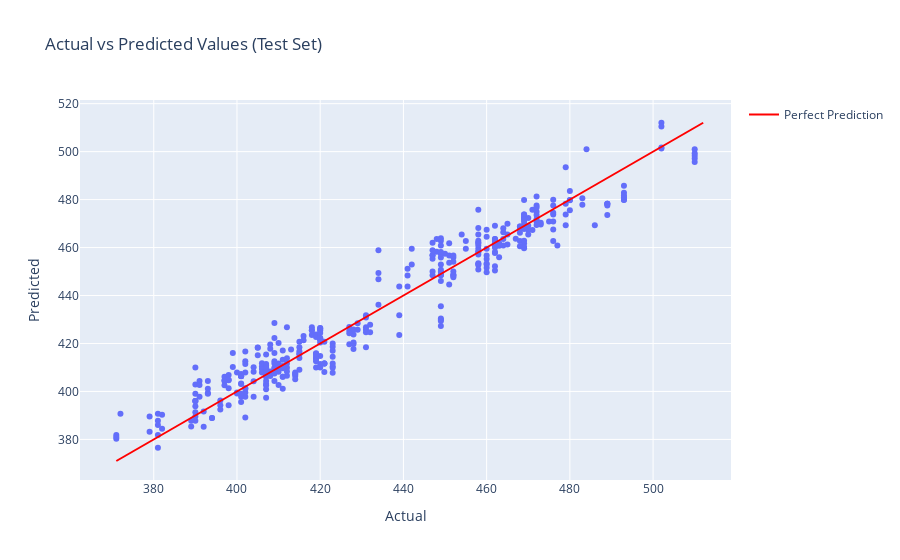

The notebook cell this image was saved under:
### Code cell
### met de one-hot-encoded dataset en de effect coding en andere parameters

from sklearn.neural_network import MLPRegressor
from sklearn.metrics import mean_squared_error, r2_score
import plotly.express as px
import plotly.graph_objects as go
from sklearn.preprocessing import StandardScaler

continuous_features = ['500_split']
binary_features = [col for col in X_train.columns if col not in continuous_features]

### scaling the data
scaler = StandardScaler()
X_train_cont = scaler.fit_transform(X_train[continuous_features])
X_val_cont = scaler.transform(X_val[continuous_features])
X_test_cont = scaler.transform(X_test[continuous_features])

### effect coding
X_train_bin = X_train[binary_features].replace({0: -1, 1: 1}).values
X_val_bin = X_val[binary_features].replace({0: -1, 1: 1}).values
X_test_bin = X_test[binary_features].replace({0: -1, 1: 1}).values

X_train_processed = np.hstack((X_train_cont, X_train_bin))
X_val_processed = np.hstack((X_val_cont, X_val_bin))
X_test_processed = np.hstack((X_test_cont, X_test_bin))

### defining the network
model = MLPRegressor(
    hidden_layer_sizes=(64, 32),
    activation='relu',
    alpha=0.001,
    learning_rate_init=0.001,
    max_iter=2000,
    batch_size=32,
    solver='adam',
    random_state=42
)

model.fit(X_train_processed, y_train)

y_val_pred = model.predict(X_val_processed)
r2_val = r2_score(y_val, y_val_pred)
mse_val = mean_squared_error(y_val, y_val_pred)

print(f"Validation MSE: {mse_val:.3f}")
print(f"Validation R^2: {r2_val:.3f}")

y_test_pred = model.predict(X_test_processed)
r2_test = r2_score(y_test, y_test_pred)
mse_test = mean_squared_error(y_test, y_test_pred)

print(f"Test MSE: {mse_test:.3f}")
print(f"Test R^2: {r2_test:.3f}")

results = pd.DataFrame({
    'Actual 2k tijd': y_test,
    'Predicted 2k tijd': y_test_pred,
    'Difference': y_test - y_test_pred
})
print(results.head(10)) 


### plotting the actual vs predicted values
data = pd.DataFrame({'Actual': y_test, 'Predicted': y_test_pred})
fig = px.scatter(data, x='Actual', y='Predicted', title="Actual vs Predicted Values (Test Set)")
min_val = min(data['Actual'].min(), data['Predicted'].min())
max_val = max(data['Actual'].max(), data['Predicted'].max())
fig.add_trace(go.Scatter(x=[min_val, max_val], y=[min_val, max_val], mode='lines', 
                         name='Perfect Prediction', line=dict(color='red')))
fig.show()

### Figure 1 — Plotly figure (JSON) as saved in the notebook; plotly's stock layout.template omitted (floating-point values rounded to 4 significant figures; data arrays with more than 128 entries replaced by an {"elided": "..."} marker saying what was removed)
{"data": [{"hovertemplate": "Actual=%{x}<br>Predicted=%{y}<extra></extra>", "legendgroup": "", "marker": {"color": "#636efa", "symbol": "circle"}, "mode": "markers", "name": "", "orientation": "v", "showlegend": false, "type": "scatter", "x": {"elided": "391 int values"}, "xaxis": "x", "y": {"elided": "391 float values"}, "yaxis": "y"}, {"line": {"color": "red"}, "mode": "lines", "name": "Perfect Prediction", "type": "scatter", "x": [371, 512.0], "y": [371, 512.0]}], "layout": {"legend": {"tracegroupgap": 0}, "title": {"text": "Actual vs Predicted Values (Test Set)"}, "xaxis": {"anchor": "y", "domain": [0, 1], "title": {"text": "Actual"}}, "yaxis": {"anchor": "x", "domain": [0, 1], "title": {"text": "Predicted"}}}}
